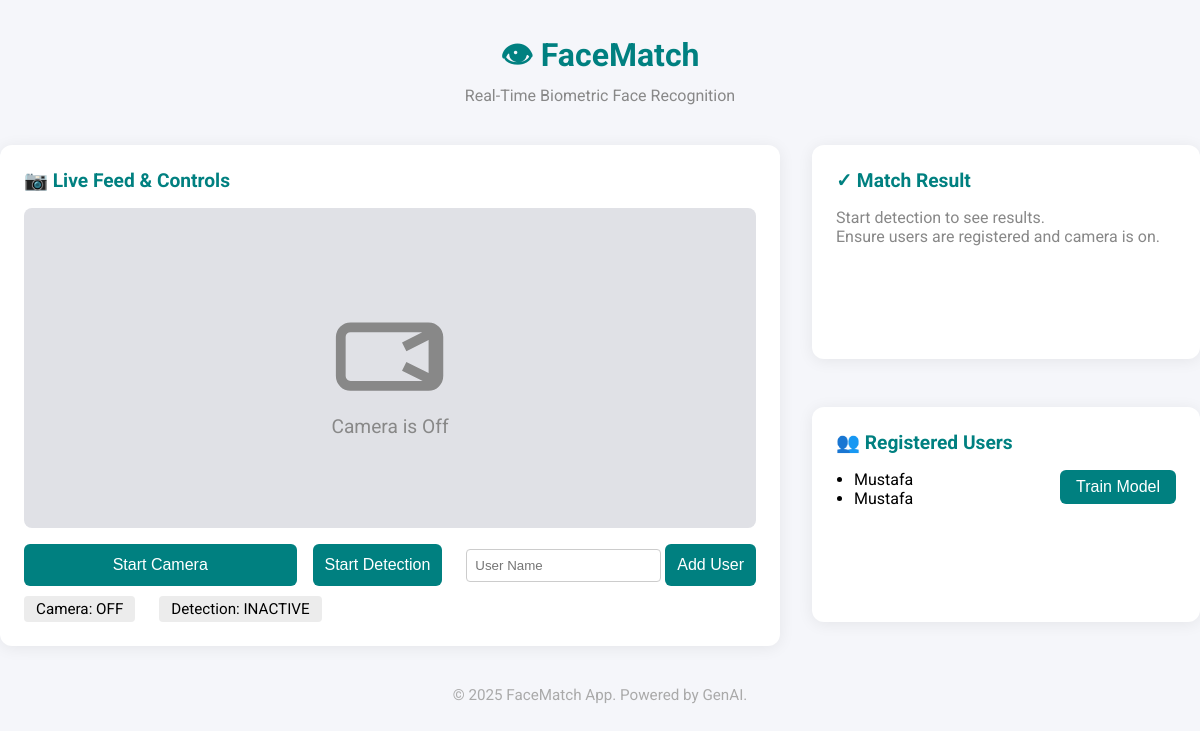
Before: / with the older database file.
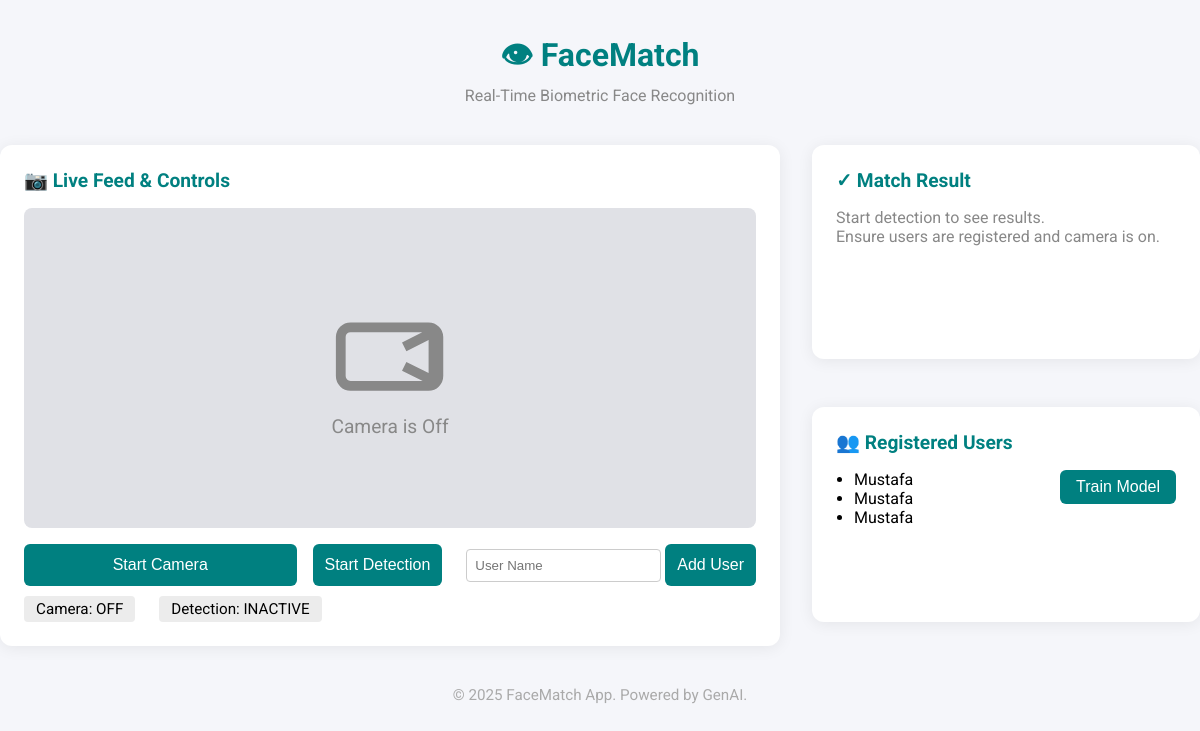
After: the same page with the newer database file.
### tables this page shows
CREATE TABLE users (
        id INTEGER PRIMARY KEY AUTOINCREMENT,
        name TEXT NOT NULL
    );

### app.py (the view)
@app.route('/')
def index():
    import sqlite3
    conn = sqlite3.connect('face_data.db')
    c = conn.cursor()
    c.execute('SELECT name FROM users')
    users = [row[0] for row in c.fetchall()]
    conn.close()
    return render_template('index.html', users=users)

### templates/index.html (shortened to what this page needs)
<!DOCTYPE html>
<html lang="en">
<head>
</head>
<body>
    <h1 style="text-align:center; color:#008080; margin-top:32px; margin-bottom:0;">&#128065; FaceMatch</h1>
    <p style="text-align:center; color:#888; margin-top:0;">Real-Time Biometric Face Recognition</p>
    <div class="container">
        <div class="panel live-feed">
            <h2>&#128247; Live Feed & Controls</h2>
            <div class="camera-box" id="cameraBox">
                <div class="camera-off" id="cameraOff">
                    <svg fill="none" stroke="currentColor" stroke-width="2" viewBox="0 0 24 24"><path d="M15 10l4.553-2.276A1 1 0 0121 8.618v6.764a1 1 0 01-1.447.894L15 14M4 6h16a2 2 0 012 2v8a2 2 0 01-2 2H4a2 2 0 01-2-2V8a2 2 0 012-2z"></path></svg>
                    <div>Camera is Off</div>
                </div>
            </div>
            <div class="controls">
                <button type="button" id="startCameraBtn">Start Camera</button>
                <form action="/recognize" method="post" style="margin:0;display:inline;">
                    <button type="submit" id="startDetectionBtn">Start Detection</button>
                </form>
                <form action="/add_user" method="post" style="margin:0;display:inline;">
                    <input type="text" name="name" placeholder="User Name" required style="padding:8px; border-radius:4px; border:1px solid #ccc; margin-left:8px;">
                    <button type="submit">Add User</button>
                </form>
            </div>
            <div class="status">
                <span id="cameraStatus">Camera: OFF</span>
                <span id="detectionStatus">Detection: INACTIVE</span>
            </div>
        </div>
        <div style="flex:1; display:flex; flex-direction:column; gap:24px;">
            <div class="panel match-result">
                <h2>&#10003; Match Result</h2>
                {% if recognized %}
                    <p style="font-weight:bold; color:#008080;">{{ recognized }}</p>
                {% else %}
                    <p>Start detection to see results.<br>Ensure users are registered and camera is on.</p>
                {% endif %}
            </div>
            <div class="panel registered-users">
                <h2>&#128101; Registered Users</h2>
                <form action="/train" method="post" style="margin-bottom:12px;">
                    <button class="add-user-btn" type="submit">Train Model</button>
                </form>
                <ul style="padding-left:18px;">
                    {% if users and users|length > 0 %}
                        {% for user in users %}
                            <li>{{ user }}</li>
                        {% endfor %}
                    {% else %}
                        <p>No users registered yet.</p>
                    {% endif %}
                </ul>
            </div>
        </div>
    </div>
    <div class="footer">
        &copy; 2025 FaceMatch App. Powered by GenAI.
    </div>
</body>
</html>

### templates/index.html (style rules this page uses)
body { background: #f5f6fa; font-family: 'Roboto', sans-serif; margin: 0; padding: 0; }
.container { max-width: 1200px; margin: 40px auto; display: flex; gap: 32px; justify-content: center; }
.panel { background: #fff; border-radius: 12px; box-shadow: 0 2px 16px rgba(0,0,0,0.07); padding: 24px; flex: 1; min-width: 340px; }
.panel h2 { margin-top: 0; color: #008080; font-size: 1.2rem; display: flex; align-items: center; gap: 8px; }
.live-feed { flex: 2; display: flex; flex-direction: column; }
.camera-box { background: #e0e1e6; border-radius: 8px; height: 320px; display: flex; align-items: center; justify-content: center; color: #888; font-size: 1.2rem; margin-bottom: 16px; position: relative; }
.camera-box .camera-off { display: flex; flex-direction: column; align-items: center; justify-content: center; }
.controls { display: flex; gap: 16px; }
.controls button { flex: 1; padding: 12px; border: none; border-radius: 6px; background: #008080; color: #fff; font-size: 1rem; cursor: pointer; transition: background 0.2s; }
.status { margin-top: 10px; display: flex; gap: 16px; }
.status span, .status button { background: #ececec; border-radius: 4px; padding: 4px 12px; font-size: 0.95rem; border: none; margin-right: 8px; }
.match-result, .registered-users { margin-bottom: 24px; }
.match-result p, .registered-users p { color: #888; }
.add-user-btn { background: #008080; color: #fff; border: none; border-radius: 6px; padding: 8px 16px; font-size: 1rem; cursor: pointer; float: right; }
.footer { text-align: center; color: #aaa; margin-top: 40px; font-size: 0.95rem; }

Changed rows visible on the page:
added users: name "Mustafa"
